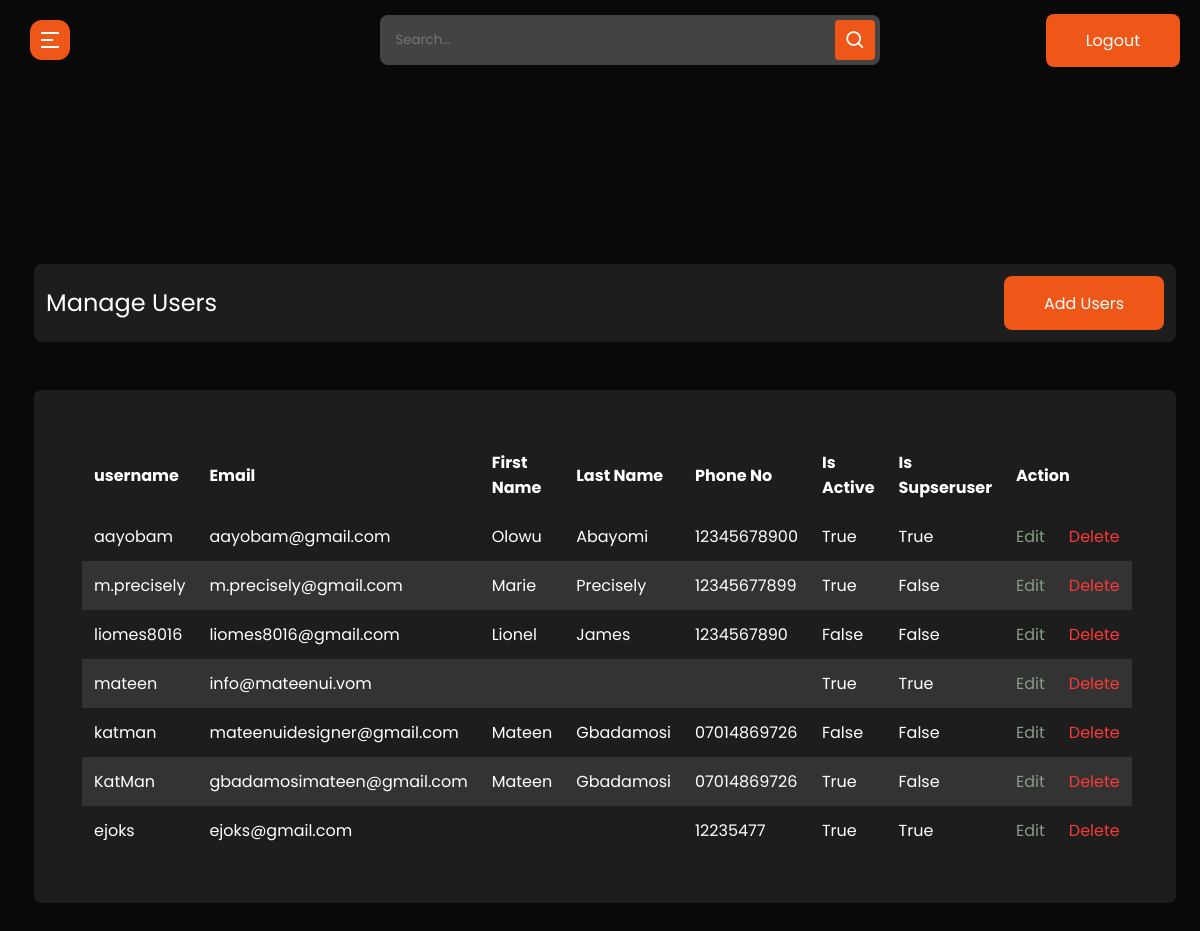
Before: /admin-user-list/ (signed in) with the older database file.
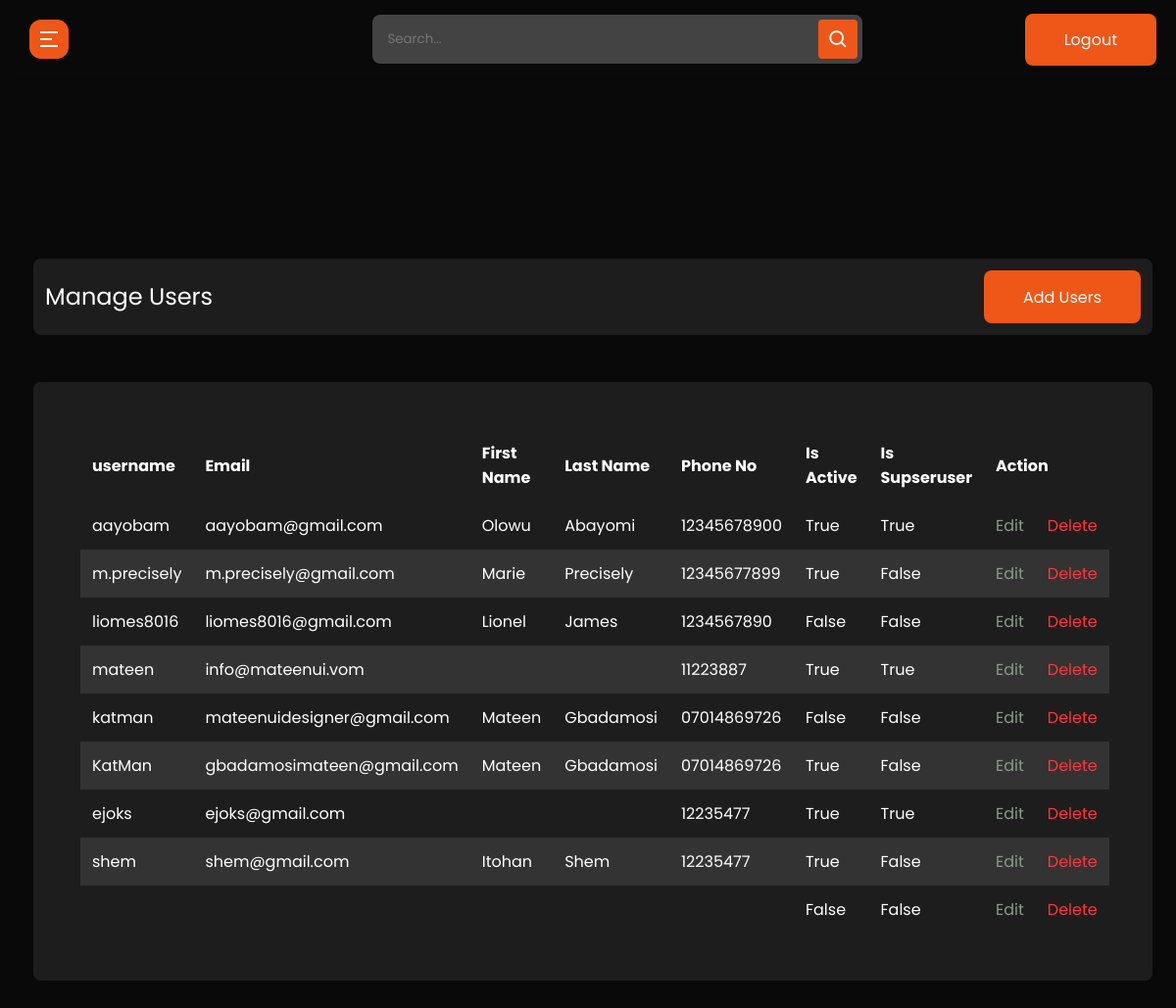
After: the same page with the newer database file.
### userprolog/models.py (models this page shows, shortened)
class User(AbstractBaseUser, PermissionsMixin):
    id = models.UUIDField(primary_key=True, default=uuid.uuid4, editable=False, unique=True)
    username = models.CharField(max_length=200, unique=True, blank=True)
    email = models.EmailField(max_length=200, unique=True, blank=False)
    first_name = models.CharField(max_length=200, blank=True)
    last_name = models.CharField(max_length=200, blank=True)
    phone_no = models.CharField(max_length=11,validators=[MaxLengthValidator(11)])
    profile_picture = models.ImageField(null=True, blank=True, default="default_user_image.jpeg", upload_to="profile_image/",)
    is_active = models.BooleanField(default=False)
    is_staff = models.BooleanField(default=False)
    is_superuser = models.BooleanField(default=False)
    date_joined = models.DateTimeField(auto_now_add=True)
    created = models.DateTimeField(auto_now_add=True)
    updated = models.DateTimeField(auto_now=True)
    objects = UserManager()
    EMAIL_FIELD = 'email'
    USERNAME_FIELD = 'username'
    REQUIRED_FIELDS = ['email',]

### cms/decorators.py (the view)
        def wrapper_func(request, *args, **kwargs):
            group = None
            if request.user.groups.exists():
                group = request.user.groups.all()[0].name
            if group in allowed_roles:
                return view_func(request, *args, **kwargs)
            else:
                return redirect("unauthorized-page")

### cms/views.py (called while the page is built)
@login_required(login_url='admin-login')
@allowed_user(allowed_roles=['admin'])
@admin_only
def admin_user_list(request):
    template_name = "cms/admin-user/index.html"
    users = User.objects.all()
    context = {"users":users}
    return render(request, template_name, context)

### cms/templates/cms/admin-user/index.html
{% extends 'admin_base.html' %}
{% load static %}
{% block content %}
  <section class="panel-section" style=margin-top:-700px>
    <div class="panel-content">
      <div class="page-wrapper admin-wrapper">
        <section class="alt-nav">
            <h4>Manage Users</h4>
            <a href="{% url 'admin-create-user' %}" class="btn">Add Users</a>
        </section>
        <div class="content-container">
          <section class="trade-table">
              <table>
                <thead>
                  <tr>
                    <th scope="col">username</th>
                    <th scope="col">Email</th>
                    <th scope="col">First Name</th>
                    <th scope="col">Last Name</th>
                    <th scope="col">Phone No</th>
                    <th scope="col">Is Active</th>
                    <th scope="col">Is Supseruser</th>
                    <th scope="col" colspan="2">Action</th>
                  </tr>
                </thead>
                <tbody>
                  {% for user in users %}
                    <tr>
                      <td data-label="Username">{{ user.username }}</td>
                      <td data-label="Email">{{ user.email }}</td>
                      <td data-label="First Name">{{ user.first_name|title }}</td>
                      <td data-label="Last Name">{{ user.last_name|title }}</td>
                      <td data-label="Phone No">{{ user.phone_no}}</td>
                      <td data-label="Is Active">{{ user.is_active}}</td>
                      <td data-label="Is Supseruser">{{ user.is_superuser }}</td>
                      <td data-label="Action"><a href="{% url 'admin-update-user' user.id %}" class="edit">Edit</a></td>
                      <td data-label="Action"><a href="{% url 'admin-delete-user' user.id %}" class="delete">Delete</a></td>
                    </tr>
                  {% endfor %}
                </tbody>
              </table>
          </section>
        </div>
      </div>
    </div>
  </section>
{% endblock content %}

Changed rows visible on the page:
changed User "mateen": phone_no (not shown) → "11223887"
added User: username "shem", email "shem@gmail.com", first_name "Itohan", last_name "Shem", phone_no "12235477", is_active "True", is_superuser "False"
added User: is_active "False", is_superuser "False"
